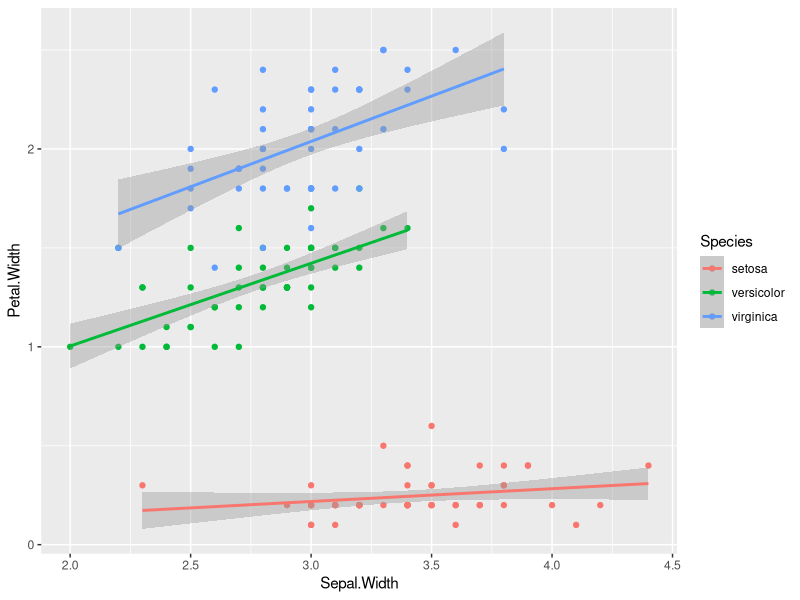

Source code (R):
library(ggplot2)
my_plot <- ggplot(iris, aes(x = Sepal.Width, y = Petal.Width, color = Species))+
  geom_point()+
  xlab("Sepal.Width")+
  ylab("Petal.Width")+
  geom_smooth(method = "lm")